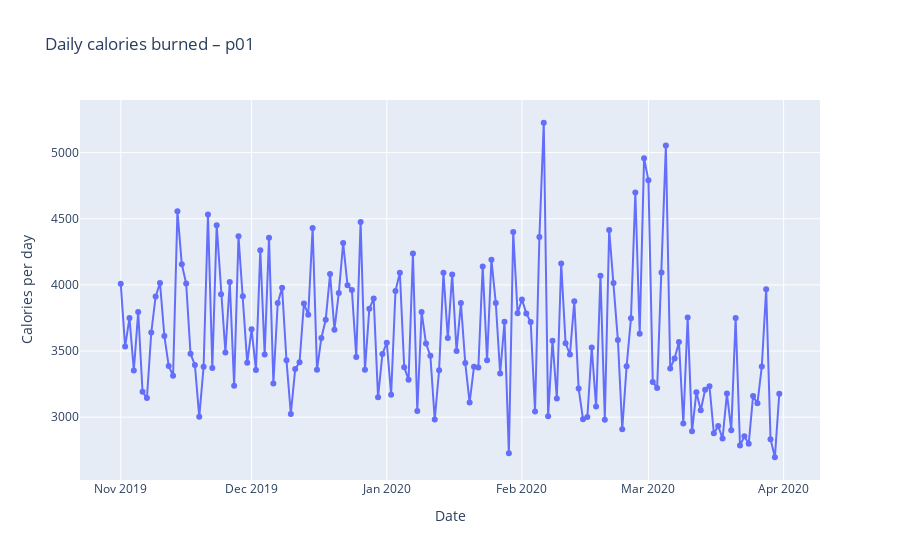

Notebook code for this chart:
### Code cell
"""plt.figure(figsize=(12, 4))
plt.plot(
    daily_calories_df["date"],
    daily_calories_df["calories"],
    marker="o"
)
plt.title(f"Daily calories burned – {participant_id}")
plt.xlabel("Date")
plt.ylabel("Calories per day")
plt.show()"""

# utiliser plotly pour un rendu interactif
fig = px.line(
    daily_calories_df,
    x="date",
    y="calories",
    markers=True,
    title=f"Daily calories burned – {participant_id}",
    labels={
        "date": "Date",
        "calories": "Calories per day"
    }
)

fig.show()

### Figure 1 — Plotly figure (JSON) as saved in the notebook; plotly's stock layout.template omitted (floating-point values rounded to 4 significant figures; data arrays with more than 128 entries replaced by an {"elided": "..."} marker saying what was removed)
{"data": [{"hovertemplate": "Date=%{x}<br>Calories per day=%{y}<extra></extra>", "legendgroup": "", "line": {"color": "#636efa", "dash": "solid"}, "marker": {"symbol": "circle"}, "mode": "lines+markers", "name": "", "orientation": "v", "showlegend": false, "type": "scatter", "x": {"elided": "152 str values"}, "xaxis": "x", "y": {"elided": "152 float values"}, "yaxis": "y"}], "layout": {"legend": {"tracegroupgap": 0}, "title": {"text": "Daily calories burned – p01"}, "xaxis": {"anchor": "y", "domain": [0, 1], "title": {"text": "Date"}}, "yaxis": {"anchor": "x", "domain": [0, 1], "title": {"text": "Calories per day"}}}}
